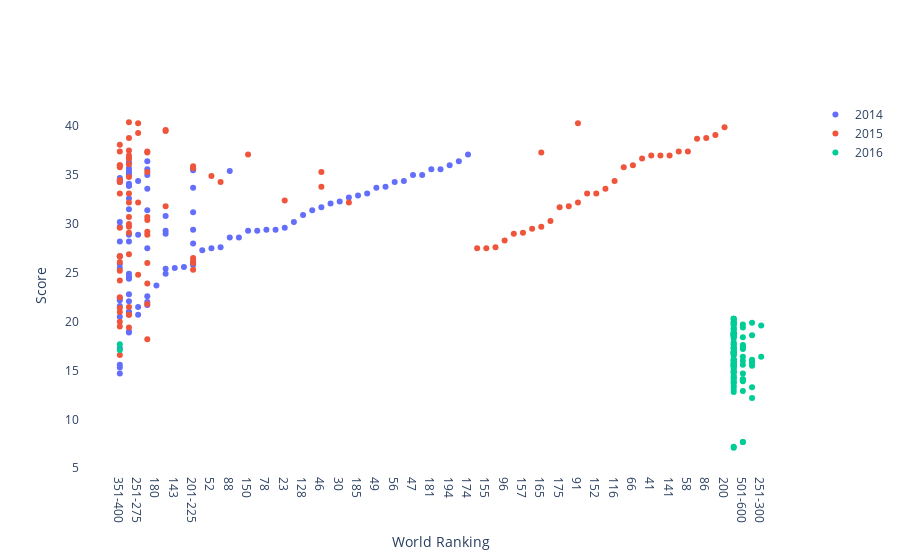

Here is the notebook cell this chart was saved with:
### Code cell
#Sort International score then redraw scatter charts

df_2014s = df_datas[df_datas['year']==2014].iloc[:100, :]
df_2015s = df_datas[df_datas['year']==2015].iloc[:100, :]
df_2016s = df_datas[df_datas['year']==2016].iloc[:100, :]

fig = go.Figure()

trace_2014 = go.Scatter(
    x = df_2014s['world_rank'],
    y = df_2014s['international'],
    mode = 'markers',
    name='2014'
)
fig.add_trace(trace_2014)

trace_2015 = go.Scatter(
    x = df_2015s['world_rank'],
    y = df_2015s['international'],
    mode = 'markers',
    name='2015'
)
fig.add_trace(trace_2015)

trace_2016 = go.Scatter(
    x = df_2016s['world_rank'],
    y = df_2016s['international'],
    mode = 'markers',
    name='2016'
)
fig.add_trace(trace_2016)

fig.update_layout(
    xaxis=dict(showgrid=False, title='World Ranking'),
    yaxis=dict(showgrid=False, title='Score'),
#     paper_bgcolor='rgba(0.0.0.0)',
    plot_bgcolor ='rgba(0,0,0,0)'
)

fig.show()
